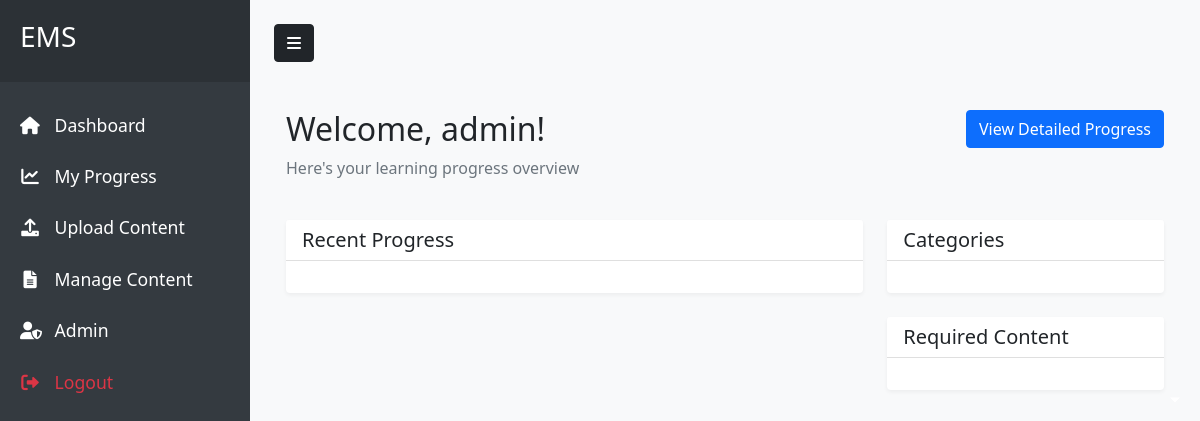
Page /dashboard (signed in) on the earlier database version.
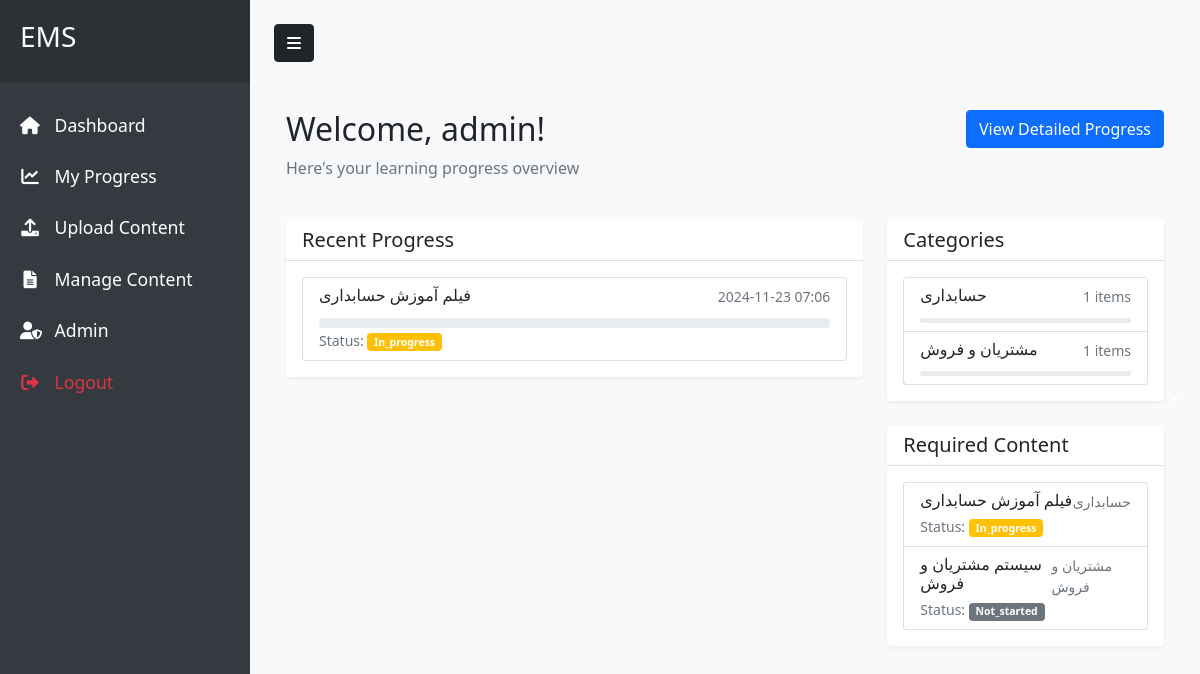
Same page on the later database version.
### run.py (models this page shows, shortened)
class User(UserMixin, db.Model):
    id = db.Column(db.Integer, primary_key=True)
    username = db.Column(db.String(80), unique=True, nullable=False)
    email = db.Column(db.String(120), unique=True, nullable=False)
    password_hash = db.Column(db.String(128))
    role = db.Column(db.String(20), nullable=False, default=ROLE_EMPLOYEE)
    is_active = db.Column(db.Boolean, default=True)
    created_at = db.Column(db.DateTime, default=datetime.utcnow)
    team_id = db.Column(db.Integer, db.ForeignKey('team.id'))
    team = db.relationship('Team', back_populates='members')
    contents = db.relationship('Content', back_populates='author', lazy=True)
    supervised_categories = db.relationship('Category', secondary='category_supervisors',
        back_populates='supervisors')
    progress_items = db.relationship('UserProgress', back_populates='user', lazy=True)
    quiz_scores = db.relationship('QuizAttempt', back_populates='user', lazy=True)
    created_quizzes = db.relationship('Quiz', back_populates='creator', lazy=True)
    def is_admin(self):
        return self.role == ROLE_ADMIN
    def is_supervisor(self):
        return self.role == ROLE_SUPERVISOR

class UserProgress(db.Model):
    id = db.Column(db.Integer, primary_key=True)
    user_id = db.Column(db.Integer, db.ForeignKey('user.id'), nullable=False)
    content_id = db.Column(db.Integer, db.ForeignKey('content.id'), nullable=False)
    status = db.Column(db.String(20), default='not_started')
    completion_date = db.Column(db.DateTime)
    time_spent = db.Column(db.Integer, default=0)
    last_accessed = db.Column(db.DateTime)
    user = db.relationship('User', back_populates='progress_items')
    content = db.relationship('Content', back_populates='progress_records')

class Content(db.Model):
    id = db.Column(db.Integer, primary_key=True)
    title = db.Column(db.String(200), nullable=False)
    description = db.Column(db.Text)
    filename = db.Column(db.String(255), nullable=False)
    file_type = db.Column(db.String(10), nullable=False)
    upload_date = db.Column(db.DateTime, nullable=False, default=datetime.utcnow)
    category_id = db.Column(db.Integer, db.ForeignKey('category.id'), nullable=False)
    user_id = db.Column(db.Integer, db.ForeignKey('user.id'), nullable=False)
    views = db.Column(db.Integer, default=0)
    completion_time = db.Column(db.Integer, default=0)  # Estimated completion time in minutes
    required = db.Column(db.Boolean, default=False)  # Is this content mandatory?
    author = db.relationship('User', back_populates='contents')
    category = db.relationship('Category', back_populates='contents')
    progress_records = db.relationship('UserProgress', back_populates='content', lazy=True)

class Category(db.Model):
    id = db.Column(db.Integer, primary_key=True)
    name = db.Column(db.String(100), nullable=False)
    description = db.Column(db.Text)
    parent_id = db.Column(db.Integer, db.ForeignKey('category.id'))
    contents = db.relationship('Content', back_populates='category', lazy=True)
    supervisors = db.relationship('User', secondary='category_supervisors',
        back_populates='supervised_categories')
    subcategories = db.relationship(
        'Category',
        backref=db.backref('parent', remote_side=[id]),
        lazy=True
    )
    quizzes = db.relationship('Quiz', back_populates='category', lazy=True)

### run.py (the view)
@app.route('/dashboard')
@login_required
def dashboard():
    categories = Category.query.all()
    recent_progress = UserProgress.query.filter_by(user_id=current_user.id)\
        .order_by(UserProgress.last_accessed.desc())\
        .limit(5).all()
    category_progress = {}
    for category in categories:
        category_content = Content.query.filter_by(category_id=category.id).all()
        if category_content:
            progress_records = UserProgress.query.join(Content)\
                .filter(Content.category_id == category.id,
                       UserProgress.user_id == current_user.id).all()
            completed = len([p for p in progress_records if p.status == 'completed'])
            progress = (completed / len(category_content) * 100) if category_content else 0
            category_progress[category.id] = round(progress, 1)
    required_content = Content.query.filter_by(required=True).all()
    content_progress = {}
    progress_records = UserProgress.query.filter_by(user_id=current_user.id).all()
    for progress in progress_records:
        content_progress[progress.content_id] = {
            'status': progress.status,
            'time_spent': progress.time_spent,
            'completion_date': progress.completion_date
        }
    return render_template('dashboard.html',
        categories=categories,
        recent_progress=recent_progress,
        category_progress=category_progress,
        required_content=required_content,
        content_progress=content_progress
    )

### run.py (called while the page is built)
@login_manager.user_loader
def load_user(user_id):
    return User.query.get(int(user_id))

### templates/dashboard.html (shortened to what this page needs)
{% extends "base.html" %}
{% block content %}
<div class="container mt-4">
    <div class="row">
        <div class="col-md-12 mb-4">
            <div class="row">
                <div class="col-md-6">
                    <h2>Welcome, {{ current_user.username }}!</h2>
                    <p class="text-muted">Here's your learning progress overview</p>
                </div>
                <div class="col-md-6 text-end">
                    <a href="{{ url_for('progress_dashboard') }}" class="btn btn-primary">
                        View Detailed Progress
                    </a>
                </div>
            </div>
        </div>
        <div class="col-md-8">
            <div class="card mb-4">
                <div class="card-header">
                    <h5 class="card-title mb-0">Recent Progress</h5>
                </div>
                <div class="card-body">
                    <div class="list-group">
                        {% for progress in recent_progress %}
                        <div class="list-group-item">
                            <div class="d-flex w-100 justify-content-between">
                                <h6 class="mb-1">{{ progress.content.title }}</h6>
                                <small class="text-muted">
                                    {{ progress.last_accessed.strftime('%Y-%m-%d %H:%M') }}
                                </small>
                            </div>
                            <div class="progress mt-2" style="height: 10px;">
                            </div>
                            <small class="text-muted">
                                Status:
                                <span class="badge {% if progress.status == 'completed' %}bg-success{% elif progress.status == 'in_progress' %}bg-warning{% else %}bg-secondary{% endif %}">
                                    {{ progress.status|title }}
                                </span>
                            </small>
                        </div>
                        {% endfor %}
                    </div>
                </div>
            </div>
        </div>
        <div class="col-md-4">
            <div class="card mb-4">
                <div class="card-header">
                    <h5 class="card-title mb-0">Categories</h5>
                </div>
                <div class="card-body">
                    <div class="list-group">
                        {% for category in categories %}
                        <a href="{{ url_for('category', category_id=category.id) }}"
                           class="list-group-item list-group-item-action">
                            <div class="d-flex w-100 justify-content-between">
                                <h6 class="mb-1">{{ category.name }}</h6>
                                <small class="text-muted">
                                    {{ category.contents|length }} items
                                </small>
                            </div>
                            <div class="progress mt-2" style="height: 5px;">
                            </div>
                        </a>
                        {% endfor %}
                    </div>
                </div>
            </div>
            <div class="card">
                <div class="card-header">
                    <h5 class="card-title mb-0">Required Content</h5>
                </div>
                <div class="card-body">
                    <div class="list-group">
                        {% for content in required_content %}
                        <a href="{{ url_for('view_content', content_id=content.id) }}"
                           class="list-group-item list-group-item-action">
                            <div class="d-flex w-100 justify-content-between">
                                <h6 class="mb-1">{{ content.title }}</h6>
                                <small class="text-muted">
                                    {{ content.category.name }}
                                </small>
                            </div>
                            {% set progress = content_progress.get(content.id, {'status': 'not_started'}) %}
                            <small class="text-muted">
                                Status:
                                <span class="badge {% if progress.status == 'completed' %}bg-success{% elif progress.status == 'in_progress' %}bg-warning{% else %}bg-secondary{% endif %}">
                                    {{ progress.status|title }}
                                </span>
                            </small>
                        </a>
                        {% endfor %}
                    </div>
                </div>
            </div>
        </div>
    </div>
</div>
{% endblock %}

### templates/base.html (shortened to what this page needs)
<!DOCTYPE html>
<html lang="en">
<head>
    <link href="https://cdn.jsdelivr.net/npm/bootstrap@5.1.3/dist/css/bootstrap.min.css" rel="stylesheet">
    <link href="https://cdnjs.cloudflare.com/ajax/libs/font-awesome/6.0.0/css/all.min.css" rel="stylesheet">
    <link rel="stylesheet" href="{{ url_for('static', filename='css/style.css') }}">
</head>
<body>
    <div class="d-flex">
        <nav id="sidebar">
            <div class="sidebar-header">
                <h3>EMS</h3>
            </div>
            <ul class="list-unstyled components">
                {% if current_user.is_authenticated %}
                <li class="nav-item">
                    <a href="{{ url_for('dashboard') }}" class="nav-link">
                        <i class="fas fa-home"></i> Dashboard
                    </a>
                </li>
                <li class="nav-item">
                    <a href="{{ url_for('progress_dashboard') }}" class="nav-link">
                        <i class="fas fa-chart-line"></i> My Progress
                    </a>
                </li>
                {% if current_user.is_admin() or current_user.is_supervisor() %}
                <li class="nav-item">
                    <a href="{{ url_for('upload') }}" class="nav-link">
                        <i class="fas fa-upload"></i> Upload Content
                    </a>
                </li>
                <li class="nav-item">
                    <a href="{{ url_for('manage_content') }}" class="nav-link">
                        <i class="fas fa-file-alt"></i> Manage Content
                    </a>
                </li>
                {% endif %}
                {% if current_user.is_admin() %}
                <li class="nav-item">
                    <a href="#adminSubmenu" data-bs-toggle="collapse" class="nav-link dropdown-toggle">
                        <i class="fas fa-user-shield"></i> Admin
                    </a>
                </li>
                {% endif %}
                <li class="nav-item">
                    <a href="{{ url_for('logout') }}" class="nav-link text-danger">
                        <i class="fas fa-sign-out-alt"></i> Logout
                    </a>
                </li>
                {% endif %}
            </ul>
        </nav>
        <div id="content" class="p-4">
            <button type="button" id="sidebarCollapse" class="btn btn-dark mb-4">
                <i class="fas fa-bars"></i>
            </button>
            {% block content %}{% endblock %}
        </div>
    </div>
</body>
</html>

### static/css/style.css (style rules this page uses)
body { background-color: #f8f9fa; }
.card { box-shadow: 0 2px 4px rgba(0,0,0,.05); border: none; margin-bottom: 1rem; }
.card-header { background-color: #fff; border-bottom: 1px solid rgba(0,0,0,.125); }
.btn-primary { background-color: #0d6efd; border-color: #0d6efd; }

### templates/base.html (style rules this page uses)
#sidebar { min-width: 250px; max-width: 250px; min-height: 100vh; background: #343a40; color: #fff; transition: all 0.3s; }
#sidebar .sidebar-header { padding: 20px; background: #2c3136; }
#sidebar ul.components { padding: 20px 0; }
#sidebar ul li a { padding: 10px 20px; font-size: 1.1em; display: block; color: #fff; text-decoration: none; }
#content { width: 100%; min-height: 100vh; transition: all 0.3s; }
.nav-item { margin-bottom: 5px; }
.nav-item i { width: 20px; margin-right: 10px; text-align: center; }
.dropdown-toggle::after { display: block; position: absolute; top: 50%; right: 20px; transform: translateY(-50%); }

Differences in the rows shown:
added UserProgress: content "فیلم آموزش حسابداری", last_accessed "2024-11-23 07:06", status "In_progress"
added Category: name "حسابداری", contents|length "1"
added Category: name "مشتریان و فروش", contents|length "1"
added Content: title "فیلم آموزش حسابداری", category.name "حسابداری"
added Content: title "سیستم مشتریان و فروش", category.name "مشتریان و فروش", status "Not_started"
